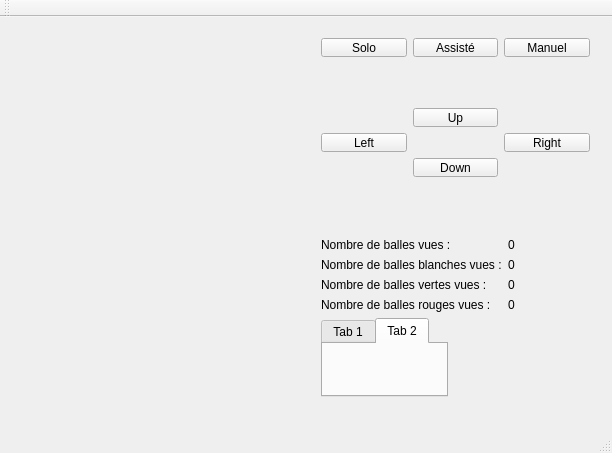
<?xml version="1.0" encoding="UTF-8"?>
<ui version="4.0">
 <class>MainWindow</class>
 <widget class="QMainWindow" name="MainWindow">
  <property name="geometry">
   <rect>
    <x>0</x>
    <y>0</y>
    <width>612</width>
    <height>453</height>
   </rect>
  </property>
  <property name="windowTitle">
   <string>MainWindow</string>
  </property>
  <widget class="QWidget" name="centralWidget">
   <widget class="QWidget" name="verticalLayoutWidget">
    <property name="geometry">
     <rect>
      <x>10</x>
      <y>10</y>
      <width>291</width>
      <height>381</height>
     </rect>
    </property>
    <layout class="QVBoxLayout" name="verticalLayout"/>
   </widget>
   <widget class="QWidget" name="horizontalLayoutWidget">
    <property name="geometry">
     <rect>
      <x>310</x>
      <y>10</y>
      <width>291</width>
      <height>41</height>
     </rect>
    </property>
    <layout class="QHBoxLayout" name="horizontalLayout">
     <item>
      <widget class="QPushButton" name="btnSoloMode">
       <property name="text">
        <string>Solo</string>
       </property>
      </widget>
     </item>
     <item>
      <widget class="QPushButton" name="btnAssiste">
       <property name="text">
        <string>Assisté</string>
       </property>
      </widget>
     </item>
     <item>
      <widget class="QPushButton" name="btnManuel">
       <property name="text">
        <string>Manuel</string>
       </property>
      </widget>
     </item>
    </layout>
   </widget>
   <widget class="QWidget" name="formLayoutWidget">
    <property name="geometry">
     <rect>
      <x>310</x>
      <y>210</y>
      <width>291</width>
      <height>181</height>
     </rect>
    </property>
    <layout class="QFormLayout" name="flBallDetected">
     <item row="0" column="0">
      <widget class="QLabel" name="label">
       <property name="text">
        <string>Nombre de balles vues :</string>
       </property>
      </widget>
     </item>
     <item row="0" column="1">
      <widget class="QLabel" name="lblNbB">
       <property name="text">
        <string>0</string>
       </property>
      </widget>
     </item>
     <item row="1" column="0">
      <widget class="QLabel" name="label_4">
       <property name="text">
        <string>Nombre de balles blanches vues :</string>
       </property>
      </widget>
     </item>
     <item row="1" column="1">
      <widget class="QLabel" name="lblNbBb">
       <property name="text">
        <string>0</string>
       </property>
      </widget>
     </item>
     <item row="2" column="0">
      <widget class="QLabel" name="label_3">
       <property name="text">
        <string>Nombre de balles vertes vues :</string>
       </property>
      </widget>
     </item>
     <item row="2" column="1">
      <widget class="QLabel" name="lblNbBv">
       <property name="text">
        <string>0</string>
       </property>
      </widget>
     </item>
     <item row="3" column="0">
      <widget class="QLabel" name="label_2">
       <property name="text">
        <string>Nombre de balles rouges vues :</string>
       </property>
      </widget>
     </item>
     <item row="3" column="1">
      <widget class="QLabel" name="lblNbBr">
       <property name="text">
        <string>0</string>
       </property>
      </widget>
     </item>
     <item row="4" column="0">
      <widget class="QTabWidget" name="TabBalle">
       <property name="currentIndex">
        <number>1</number>
       </property>
       <widget class="QWidget" name="tab">
        <attribute name="title">
         <string>Tab 1</string>
        </attribute>
       </widget>
       <widget class="QWidget" name="tab_2">
        <attribute name="title">
         <string>Tab 2</string>
        </attribute>
       </widget>
      </widget>
     </item>
    </layout>
   </widget>
   <widget class="QWidget" name="gridLayoutWidget">
    <property name="geometry">
     <rect>
      <x>310</x>
      <y>80</y>
      <width>291</width>
      <height>91</height>
     </rect>
    </property>
    <layout class="QGridLayout" name="gridLayout">
     <item row="0" column="2">
      <widget class="QPushButton" name="btnUp">
       <property name="text">
        <string>Up</string>
       </property>
      </widget>
     </item>
     <item row="1" column="3">
      <widget class="QPushButton" name="btnRight">
       <property name="text">
        <string>Right</string>
       </property>
      </widget>
     </item>
     <item row="2" column="2">
      <widget class="QPushButton" name="bbtnDown">
       <property name="text">
        <string>Down</string>
       </property>
      </widget>
     </item>
     <item row="1" column="1">
      <widget class="QPushButton" name="btnLeft">
       <property name="text">
        <string>Left</string>
       </property>
      </widget>
     </item>
    </layout>
   </widget>
  </widget>
  <widget class="QMenuBar" name="menuBar">
   <property name="geometry">
    <rect>
     <x>0</x>
     <y>0</y>
     <width>612</width>
     <height>21</height>
    </rect>
   </property>
  </widget>
  <widget class="QToolBar" name="mainToolBar">
   <attribute name="toolBarArea">
    <enum>TopToolBarArea</enum>
   </attribute>
   <attribute name="toolBarBreak">
    <bool>false</bool>
   </attribute>
  </widget>
  <widget class="QStatusBar" name="statusBar"/>
 </widget>
 <layoutdefault spacing="6" margin="11"/>
 <resources/>
 <connections/>
</ui>
